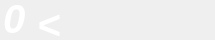
               <widget class="QWidget" name="widget_3" native="true">
                <property name="sizePolicy">
                 <sizepolicy hsizetype="Fixed" vsizetype="Fixed">
                  <horstretch>0</horstretch>
                  <verstretch>0</verstretch>
                 </sizepolicy>
                </property>
                <property name="minimumSize">
                 <size>
                  <width>215</width>
                  <height>40</height>
                 </size>
                </property>
                <property name="maximumSize">
                 <size>
                  <width>215</width>
                  <height>40</height>
                 </size>
                </property>
                <widget class="QWidget" name="horizontalLayoutWidget_5">
                 <property name="geometry">
                  <rect>
                   <x>0</x>
                   <y>-11</y>
                   <width>412</width>
                   <height>61</height>
                  </rect>
                 </property>
                 <layout class="QHBoxLayout" name="horizontalLayout_19">
                  <property name="spacing">
                   <number>5</number>
                  </property>
                  <item>
                   <widget class="QLabel" name="playerScore">
                    <property name="sizePolicy">
                     <sizepolicy hsizetype="Preferred" vsizetype="Preferred">
                      <horstretch>0</horstretch>
                      <verstretch>0</verstretch>
                     </sizepolicy>
                    </property>
                    <property name="minimumSize">
                     <size>
                      <width>0</width>
                      <height>40</height>
                     </size>
                    </property>
                    <property name="maximumSize">
                     <size>
                      <width>65</width>
                      <height>40</height>
                     </size>
                    </property>
                    <property name="styleSheet">
                     <string notr="true">QLabel {
    color: white;
    padding: 3px;
    font-weight: bold;
    font-style: italic;
    font-size: 40px;
    font-family: &quot;Arial&quot;, sans-serif;
}</string>
                    </property>
                    <property name="text">
                     <string>0</string>
                    </property>
                    <property name="margin">
                     <number>0</number>
                    </property>
                    <property name="indent">
                     <number>0</number>
                    </property>
                   </widget>
                  </item>
                  <item>
                   <widget class="QLabel" name="nonSplitIndicator">
                    <property name="sizePolicy">
                     <sizepolicy hsizetype="Preferred" vsizetype="Preferred">
                      <horstretch>0</horstretch>
                      <verstretch>0</verstretch>
                     </sizepolicy>
                    </property>
                    <property name="minimumSize">
                     <size>
                      <width>215</width>
                      <height>40</height>
                     </size>
                    </property>
                    <property name="maximumSize">
                     <size>
                      <width>215</width>
                      <height>40</height>
                     </size>
                    </property>
                    <property name="styleSheet">
                     <string notr="true">QLabel {
    color: white;
    padding: 3px;
    font-weight: bold;
    font-style: italic;
    font-size: 40px;
    font-family: &quot;Arial&quot;, sans-serif;
}</string>
                    </property>
                    <property name="text">
                     <string>&lt;</string>
                    </property>
                    <property name="indent">
                     <number>0</number>
                    </property>
                   </widget>
                  </item>
                  <item>
                   <widget class="QPushButton" name="splitButton">
                    <property name="sizePolicy">
                     <sizepolicy hsizetype="Preferred" vsizetype="Preferred">
                      <horstretch>0</horstretch>
                      <verstretch>0</verstretch>
                     </sizepolicy>
                    </property>
                    <property name="maximumSize">
                     <size>
                      <width>16777215</width>
                      <height>30</height>
                     </size>
                    </property>
                    <property name="styleSheet">
                     <string notr="true">QPushButton {
    background-color: #972a27; /* Normal state with red color */
    color: white;
    border-radius: 10px;
    padding: 5px;
    border: 2px solid #822121; /* Darker outline for better visibility */
    font-weight: bold;
    font-size: 16px;
    font-family: &quot;Arial&quot;, sans-serif;
}

QPushButton:hover {
    background-color: #b33d3d; /* Slightly lighter red for hover state */
    border: 2px solid #822121; /* Consistent darker outline */
}

QPushButton:pressed {
    background-color: #7c1f1f; /* Darker red for pressed state */
    border: 2px solid #822121; /* Consistent darker outline */
}</string>
                    </property>
                    <property name="text">
                     <string>Split</string>
                    </property>
                   </widget>
                  </item>
                  <item>
                   <spacer name="horizontalSpacer_12">
                    <property name="orientation">
                     <enum>Qt::Horizontal</enum>
                    </property>
                    <property name="sizeHint" stdset="0">
                     <size>
                      <width>40</width>
                      <height>20</height>
                     </size>
                    </property>
                   </spacer>
                  </item>
                 </layout>
                </widget>
               </widget>
